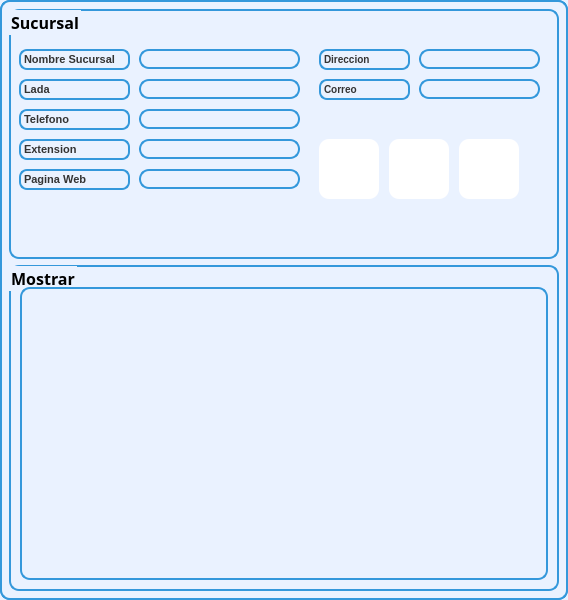
<?xml version="1.0" encoding="UTF-8"?>
<ui version="4.0">
 <class>SucursalScreen</class>
 <widget class="QMainWindow" name="SucursalScreen">
  <property name="geometry">
   <rect>
    <x>0</x>
    <y>0</y>
    <width>568</width>
    <height>600</height>
   </rect>
  </property>
  <property name="minimumSize">
   <size>
    <width>568</width>
    <height>600</height>
   </size>
  </property>
  <property name="maximumSize">
   <size>
    <width>568</width>
    <height>600</height>
   </size>
  </property>
  <property name="windowTitle">
   <string>Sucursal</string>
  </property>
  <property name="styleSheet">
   <string notr="true">border: 2px solid #3498db;
border-radius: 10px;

background-color: #eaf2ff;</string>
  </property>
  <widget class="QWidget" name="centralwidget">
   <layout class="QVBoxLayout" name="verticalLayout">
    <item>
     <widget class="QGroupBox" name="groupBox">
      <property name="minimumSize">
       <size>
        <width>550</width>
        <height>250</height>
       </size>
      </property>
      <property name="maximumSize">
       <size>
        <width>551</width>
        <height>250</height>
       </size>
      </property>
      <property name="font">
       <font>
        <family>Arial Black</family>
        <pointsize>12</pointsize>
        <weight>75</weight>
        <bold>true</bold>
       </font>
      </property>
      <property name="styleSheet">
       <string notr="true">background-color:#eaf2ff;</string>
      </property>
      <property name="title">
       <string>Sucursal</string>
      </property>
      <widget class="QLabel" name="label">
       <property name="geometry">
        <rect>
         <x>10</x>
         <y>40</y>
         <width>111</width>
         <height>21</height>
        </rect>
       </property>
       <property name="styleSheet">
        <string notr="true">background-color: #eaf2ff;
border: 2px solid #3498db;
border-radius: 8px;
color: #333333;
font-size: 11px;
font-weight: bold;
text-align: center;</string>
       </property>
       <property name="text">
        <string>Nombre Sucursal</string>
       </property>
      </widget>
      <widget class="QLineEdit" name="line_sucursal">
       <property name="geometry">
        <rect>
         <x>130</x>
         <y>40</y>
         <width>161</width>
         <height>20</height>
        </rect>
       </property>
      </widget>
      <widget class="QPushButton" name="btn_agregar">
       <property name="geometry">
        <rect>
         <x>310</x>
         <y>130</y>
         <width>60</width>
         <height>60</height>
        </rect>
       </property>
       <property name="minimumSize">
        <size>
         <width>55</width>
         <height>55</height>
        </size>
       </property>
       <property name="maximumSize">
        <size>
         <width>60</width>
         <height>60</height>
        </size>
       </property>
       <property name="layoutDirection">
        <enum>Qt::RightToLeft</enum>
       </property>
       <property name="styleSheet">
        <string notr="true">QPushButton{
background-color: white;
border: none;
}

QPushButton:hover{
background-color: black;
border-top-left-radius: 20px;
border-bottom-left-radius: 20px;
color: rgb(0, 0, 0);
}</string>
       </property>
       <property name="text">
        <string/>
       </property>
       <property name="icon">
        <iconset>
         <normaloff>../../../Images/Botones Interfaz/agregar.png</normaloff>../../../Images/Botones Interfaz/agregar.png</iconset>
       </property>
       <property name="iconSize">
        <size>
         <width>50</width>
         <height>50</height>
        </size>
       </property>
      </widget>
      <widget class="QPushButton" name="btn_editar">
       <property name="geometry">
        <rect>
         <x>380</x>
         <y>130</y>
         <width>60</width>
         <height>60</height>
        </rect>
       </property>
       <property name="minimumSize">
        <size>
         <width>55</width>
         <height>55</height>
        </size>
       </property>
       <property name="maximumSize">
        <size>
         <width>60</width>
         <height>60</height>
        </size>
       </property>
       <property name="layoutDirection">
        <enum>Qt::RightToLeft</enum>
       </property>
       <property name="styleSheet">
        <string notr="true">QPushButton{
background-color: white;
border: none;
}

QPushButton:hover{
background-color: black;
border-top-left-radius: 20px;
border-bottom-left-radius: 20px;
color: rgb(0, 0, 0);
}</string>
       </property>
       <property name="text">
        <string/>
       </property>
       <property name="icon">
        <iconset>
         <normaloff>../../../Images/Botones Interfaz/editar.png</normaloff>../../../Images/Botones Interfaz/editar.png</iconset>
       </property>
       <property name="iconSize">
        <size>
         <width>50</width>
         <height>50</height>
        </size>
       </property>
      </widget>
      <widget class="QPushButton" name="btn_borrar">
       <property name="geometry">
        <rect>
         <x>450</x>
         <y>130</y>
         <width>60</width>
         <height>60</height>
        </rect>
       </property>
       <property name="minimumSize">
        <size>
         <width>55</width>
         <height>55</height>
        </size>
       </property>
       <property name="maximumSize">
        <size>
         <width>60</width>
         <height>60</height>
        </size>
       </property>
       <property name="layoutDirection">
        <enum>Qt::RightToLeft</enum>
       </property>
       <property name="styleSheet">
        <string notr="true">QPushButton{
background-color: white;
border: none;
}

QPushButton:hover{
background-color: black;
border-top-left-radius: 20px;
border-bottom-left-radius: 20px;
color: rgb(0, 0, 0);
}</string>
       </property>
       <property name="text">
        <string/>
       </property>
       <property name="icon">
        <iconset>
         <normaloff>../../../Images/Botones Interfaz/borrar.png</normaloff>../../../Images/Botones Interfaz/borrar.png</iconset>
       </property>
       <property name="iconSize">
        <size>
         <width>50</width>
         <height>50</height>
        </size>
       </property>
      </widget>
      <widget class="QLabel" name="label_2">
       <property name="geometry">
        <rect>
         <x>10</x>
         <y>70</y>
         <width>111</width>
         <height>21</height>
        </rect>
       </property>
       <property name="styleSheet">
        <string notr="true">background-color: #eaf2ff;
border: 2px solid #3498db;
border-radius: 8px;
color: #333333;
font-size: 11px;
font-weight: bold;
text-align: center;</string>
       </property>
       <property name="text">
        <string>Lada</string>
       </property>
      </widget>
      <widget class="QLabel" name="label_3">
       <property name="geometry">
        <rect>
         <x>10</x>
         <y>100</y>
         <width>111</width>
         <height>21</height>
        </rect>
       </property>
       <property name="styleSheet">
        <string notr="true">background-color: #eaf2ff;
border: 2px solid #3498db;
border-radius: 8px;
color: #333333;
font-size: 11px;
font-weight: bold;
text-align: center;</string>
       </property>
       <property name="text">
        <string>Telefono</string>
       </property>
      </widget>
      <widget class="QLabel" name="label_4">
       <property name="geometry">
        <rect>
         <x>10</x>
         <y>130</y>
         <width>111</width>
         <height>21</height>
        </rect>
       </property>
       <property name="styleSheet">
        <string notr="true">background-color: #eaf2ff;
border: 2px solid #3498db;
border-radius: 8px;
color: #333333;
font-size: 11px;
font-weight: bold;
text-align: center;</string>
       </property>
       <property name="text">
        <string>Extension</string>
       </property>
      </widget>
      <widget class="QLabel" name="label_5">
       <property name="geometry">
        <rect>
         <x>10</x>
         <y>160</y>
         <width>111</width>
         <height>21</height>
        </rect>
       </property>
       <property name="styleSheet">
        <string notr="true">background-color: #eaf2ff;
border: 2px solid #3498db;
border-radius: 8px;
color: #333333;
font-size: 11px;
font-weight: bold;
text-align: center;</string>
       </property>
       <property name="text">
        <string>Pagina Web</string>
       </property>
      </widget>
      <widget class="QLineEdit" name="line_lada">
       <property name="geometry">
        <rect>
         <x>130</x>
         <y>70</y>
         <width>161</width>
         <height>20</height>
        </rect>
       </property>
      </widget>
      <widget class="QLineEdit" name="line_telefono">
       <property name="geometry">
        <rect>
         <x>130</x>
         <y>100</y>
         <width>161</width>
         <height>20</height>
        </rect>
       </property>
      </widget>
      <widget class="QLineEdit" name="line_extension">
       <property name="geometry">
        <rect>
         <x>130</x>
         <y>130</y>
         <width>161</width>
         <height>20</height>
        </rect>
       </property>
      </widget>
      <widget class="QLineEdit" name="line_paginaweb">
       <property name="geometry">
        <rect>
         <x>130</x>
         <y>160</y>
         <width>161</width>
         <height>20</height>
        </rect>
       </property>
      </widget>
      <widget class="QLabel" name="label_7">
       <property name="geometry">
        <rect>
         <x>310</x>
         <y>40</y>
         <width>91</width>
         <height>21</height>
        </rect>
       </property>
       <property name="styleSheet">
        <string notr="true">background-color: #eaf2ff;
border: 2px solid #3498db;
border-radius: 8px;
color: #333333;
font-size: 10px;
font-weight: bold;
text-align: center;</string>
       </property>
       <property name="text">
        <string>Direccion</string>
       </property>
      </widget>
      <widget class="QLabel" name="label_8">
       <property name="geometry">
        <rect>
         <x>310</x>
         <y>70</y>
         <width>91</width>
         <height>21</height>
        </rect>
       </property>
       <property name="styleSheet">
        <string notr="true">background-color: #eaf2ff;
border: 2px solid #3498db;
border-radius: 8px;
color: #333333;
font-size: 10px;
font-weight: bold;
text-align: center;</string>
       </property>
       <property name="text">
        <string>Correo</string>
       </property>
      </widget>
      <widget class="QLineEdit" name="line_direccion">
       <property name="geometry">
        <rect>
         <x>410</x>
         <y>40</y>
         <width>121</width>
         <height>20</height>
        </rect>
       </property>
      </widget>
      <widget class="QLineEdit" name="line_correo">
       <property name="geometry">
        <rect>
         <x>410</x>
         <y>70</y>
         <width>121</width>
         <height>20</height>
        </rect>
       </property>
      </widget>
     </widget>
    </item>
    <item>
     <widget class="QGroupBox" name="groupBox_2">
      <property name="font">
       <font>
        <family>Arial Black</family>
        <pointsize>12</pointsize>
        <weight>75</weight>
        <bold>true</bold>
       </font>
      </property>
      <property name="styleSheet">
       <string notr="true">background-color: #eaf2ff;
padding: 12px;
</string>
      </property>
      <property name="title">
       <string>Mostrar</string>
      </property>
      <layout class="QHBoxLayout" name="horizontalLayout">
       <property name="topMargin">
        <number>20</number>
       </property>
       <item>
        <widget class="QTableWidget" name="table_sucursal"/>
       </item>
      </layout>
     </widget>
    </item>
   </layout>
  </widget>
 </widget>
 <resources/>
 <connections/>
</ui>
